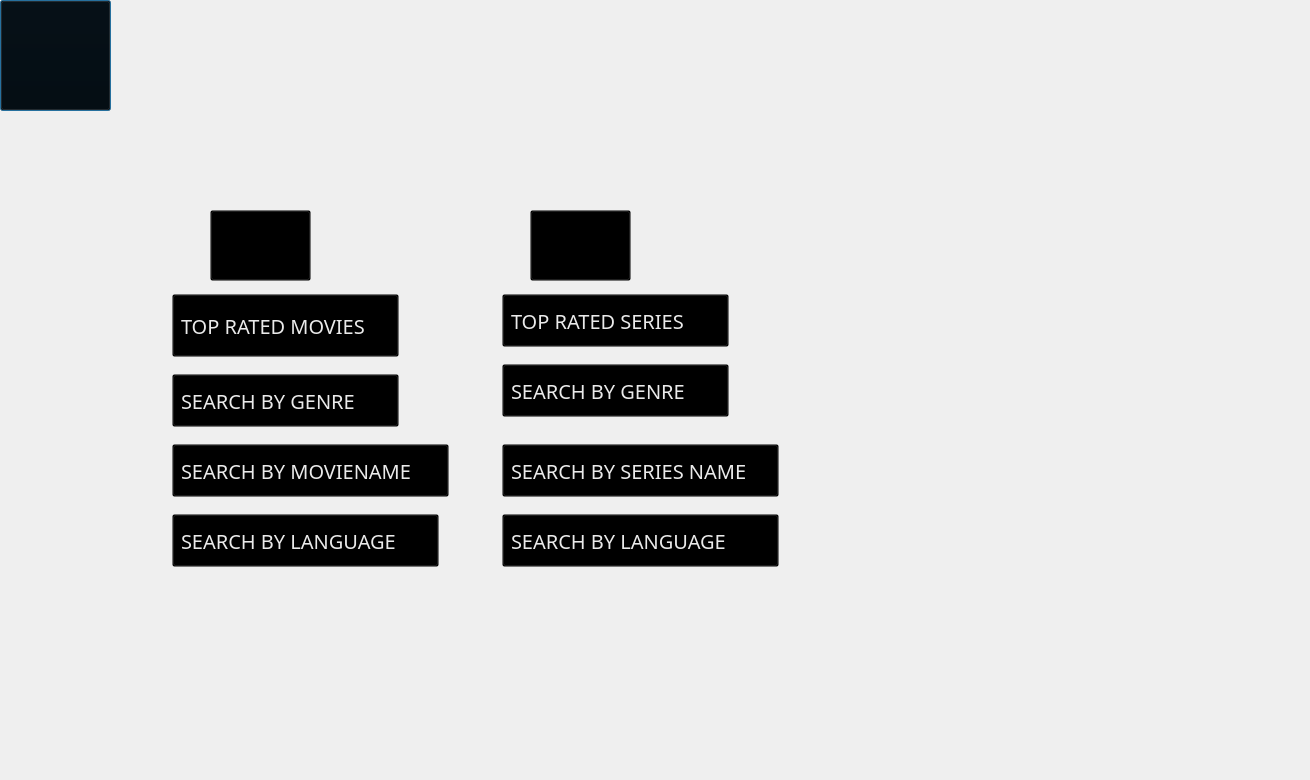
<?xml version="1.0" encoding="UTF-8"?>
<ui version="4.0">
 <class>moviemenu</class>
 <widget class="QDialog" name="moviemenu">
  <property name="geometry">
   <rect>
    <x>0</x>
    <y>0</y>
    <width>1310</width>
    <height>780</height>
   </rect>
  </property>
  <property name="windowTitle">
   <string>Dialog</string>
  </property>
  <widget class="QLabel" name="label">
   <property name="geometry">
    <rect>
     <x>0</x>
     <y>0</y>
     <width>1300</width>
     <height>771</height>
    </rect>
   </property>
   <property name="text">
    <string/>
   </property>
   <property name="pixmap">
    <pixmap>image (7).png</pixmap>
   </property>
  </widget>
  <widget class="QPushButton" name="pushButton">
   <property name="geometry">
    <rect>
     <x>0</x>
     <y>0</y>
     <width>111</width>
     <height>111</height>
    </rect>
   </property>
   <property name="styleSheet">
    <string notr="true">QPushButton#pushButton{
  background-color: transparent; 
 }
</string>
   </property>
   <property name="text">
    <string/>
   </property>
   <property name="icon">
    <iconset resource="icons.qrc">
     <normaloff>:/new/prefix1/circle-cropped (15).png</normaloff>:/new/prefix1/circle-cropped (15).png</iconset>
   </property>
   <property name="iconSize">
    <size>
     <width>111</width>
     <height>88</height>
    </size>
   </property>
  </widget>
  <widget class="QPushButton" name="pushButton_7">
   <property name="geometry">
    <rect>
     <x>210</x>
     <y>210</y>
     <width>101</width>
     <height>71</height>
    </rect>
   </property>
   <property name="styleSheet">
    <string notr="true">QPushButton#pushButton_7{
  background-color: transparent; 
 }
</string>
   </property>
   <property name="text">
    <string/>
   </property>
   <property name="icon">
    <iconset resource="icons.qrc">
     <normaloff>:/new/prefix1/movies_folder_icon_.png</normaloff>:/new/prefix1/movies_folder_icon_.png</iconset>
   </property>
   <property name="iconSize">
    <size>
     <width>111</width>
     <height>81</height>
    </size>
   </property>
  </widget>
  <widget class="QPushButton" name="pushButton_8">
   <property name="geometry">
    <rect>
     <x>530</x>
     <y>210</y>
     <width>101</width>
     <height>71</height>
    </rect>
   </property>
   <property name="styleSheet">
    <string notr="true">QPushButton#pushButton_8{
  background-color: transparent; 
 }
</string>
   </property>
   <property name="text">
    <string/>
   </property>
   <property name="icon">
    <iconset resource="icons.qrc">
     <normaloff>:/new/prefix1/series.png</normaloff>:/new/prefix1/series.png</iconset>
   </property>
   <property name="iconSize">
    <size>
     <width>111</width>
     <height>81</height>
    </size>
   </property>
  </widget>
  <widget class="QPushButton" name="pushButton_2">
   <property name="geometry">
    <rect>
     <x>170</x>
     <y>290</y>
     <width>231</width>
     <height>71</height>
    </rect>
   </property>
   <property name="font">
    <font>
     <family>Sylfaen</family>
     <pointsize>-1</pointsize>
    </font>
   </property>
   <property name="styleSheet">
    <string notr="true">QPushButton#pushButton_2{
  padding: 4px 8px;
  text-align: left;
  font-size: 20px;
  margin: 4px 2px;
  background-color: transparent; 
	color: rgb(234, 234, 234);
 }
QPushButton#pushButton_2:hover{
background-color:transparent;
color: rgb(243, 243, 0)
}

</string>
   </property>
   <property name="text">
    <string>TOP RATED MOVIES</string>
   </property>
   <property name="icon">
    <iconset resource="icons.qrc">
     <normaloff>:/new/prefix1/circle-cropped (16).png</normaloff>:/new/prefix1/circle-cropped (16).png</iconset>
   </property>
  </widget>
  <widget class="QPushButton" name="pushButton_3">
   <property name="geometry">
    <rect>
     <x>170</x>
     <y>370</y>
     <width>231</width>
     <height>61</height>
    </rect>
   </property>
   <property name="font">
    <font>
     <family>Sylfaen</family>
     <pointsize>-1</pointsize>
    </font>
   </property>
   <property name="styleSheet">
    <string notr="true">QPushButton#pushButton_3{
  padding: 4px 8px;
  text-align: left;
  font-size: 20px;
  margin: 4px 2px;
  background-color: transparent; 
	color: rgb(234, 234, 234);
 }
QPushButton#pushButton_3:hover{
background-color:transparent;
color: rgb(243, 243, 0)
}

</string>
   </property>
   <property name="text">
    <string>SEARCH BY GENRE</string>
   </property>
   <property name="icon">
    <iconset resource="icons.qrc">
     <normaloff>:/new/prefix1/circle-cropped (16).png</normaloff>:/new/prefix1/circle-cropped (16).png</iconset>
   </property>
  </widget>
  <widget class="QPushButton" name="pushButton_4">
   <property name="geometry">
    <rect>
     <x>170</x>
     <y>440</y>
     <width>281</width>
     <height>61</height>
    </rect>
   </property>
   <property name="font">
    <font>
     <family>Sylfaen</family>
     <pointsize>-1</pointsize>
    </font>
   </property>
   <property name="styleSheet">
    <string notr="true">QPushButton#pushButton_4{
  padding: 4px 8px;
  text-align: left;
  font-size: 20px;
  margin: 4px 2px;
  background-color: transparent; 
	color: rgb(234, 234, 234);
 }
QPushButton#pushButton_4:hover{
background-color:transparent;
color: rgb(243, 243, 0)
}

</string>
   </property>
   <property name="text">
    <string>SEARCH BY MOVIENAME</string>
   </property>
   <property name="icon">
    <iconset resource="icons.qrc">
     <normaloff>:/new/prefix1/circle-cropped (16).png</normaloff>:/new/prefix1/circle-cropped (16).png</iconset>
   </property>
  </widget>
  <widget class="QPushButton" name="pushButton_5">
   <property name="geometry">
    <rect>
     <x>170</x>
     <y>510</y>
     <width>271</width>
     <height>61</height>
    </rect>
   </property>
   <property name="font">
    <font>
     <family>Sylfaen</family>
     <pointsize>-1</pointsize>
    </font>
   </property>
   <property name="styleSheet">
    <string notr="true">QPushButton#pushButton_5{
  padding: 4px 8px;
  text-align: left;
  font-size: 20px;
  margin: 4px 2px;
  background-color: transparent; 
	color: rgb(234, 234, 234);
 }
QPushButton#pushButton_5:hover{
background-color:transparent;
color: rgb(243, 243, 0)
}

</string>
   </property>
   <property name="text">
    <string>SEARCH BY LANGUAGE</string>
   </property>
   <property name="icon">
    <iconset resource="icons.qrc">
     <normaloff>:/new/prefix1/circle-cropped (16).png</normaloff>:/new/prefix1/circle-cropped (16).png</iconset>
   </property>
  </widget>
  <widget class="QPushButton" name="pushButton_9">
   <property name="geometry">
    <rect>
     <x>500</x>
     <y>360</y>
     <width>231</width>
     <height>61</height>
    </rect>
   </property>
   <property name="font">
    <font>
     <family>Sylfaen</family>
     <pointsize>-1</pointsize>
    </font>
   </property>
   <property name="styleSheet">
    <string notr="true">QPushButton#pushButton_9{
  padding: 4px 8px;
  text-align: left;
  font-size: 20px;
  margin: 4px 2px;
  background-color: transparent; 
	color: rgb(234, 234, 234);
 }
QPushButton#pushButton_9:hover{
background-color:transparent;
color: rgb(243, 243, 0)
}

</string>
   </property>
   <property name="text">
    <string>SEARCH BY GENRE</string>
   </property>
   <property name="icon">
    <iconset resource="icons.qrc">
     <normaloff>:/new/prefix1/circle-cropped (16).png</normaloff>:/new/prefix1/circle-cropped (16).png</iconset>
   </property>
  </widget>
  <widget class="QPushButton" name="pushButton_10">
   <property name="geometry">
    <rect>
     <x>500</x>
     <y>290</y>
     <width>231</width>
     <height>61</height>
    </rect>
   </property>
   <property name="font">
    <font>
     <family>Sylfaen</family>
     <pointsize>-1</pointsize>
    </font>
   </property>
   <property name="styleSheet">
    <string notr="true">QPushButton#pushButton_10{
  padding: 4px 8px;
  text-align: left;
  font-size: 20px;
  margin: 4px 2px;
  background-color: transparent; 
	color: rgb(234, 234, 234);
 }
QPushButton#pushButton_10:hover{
background-color:transparent;
color: rgb(243, 243, 0)
}

</string>
   </property>
   <property name="text">
    <string>TOP RATED SERIES</string>
   </property>
   <property name="icon">
    <iconset resource="icons.qrc">
     <normaloff>:/new/prefix1/circle-cropped (16).png</normaloff>:/new/prefix1/circle-cropped (16).png</iconset>
   </property>
  </widget>
  <widget class="QPushButton" name="pushButton_11">
   <property name="geometry">
    <rect>
     <x>500</x>
     <y>440</y>
     <width>281</width>
     <height>61</height>
    </rect>
   </property>
   <property name="font">
    <font>
     <family>Sylfaen</family>
     <pointsize>-1</pointsize>
    </font>
   </property>
   <property name="styleSheet">
    <string notr="true">QPushButton#pushButton_11{
  padding: 4px 8px;
  text-align: left;
  font-size: 20px;
  margin: 4px 2px;
  background-color: transparent; 
	color: rgb(234, 234, 234);
 }
QPushButton#pushButton_11:hover{
background-color:transparent;
color: rgb(243, 243, 0)
}

</string>
   </property>
   <property name="text">
    <string>SEARCH BY SERIES NAME</string>
   </property>
   <property name="icon">
    <iconset resource="icons.qrc">
     <normaloff>:/new/prefix1/circle-cropped (16).png</normaloff>:/new/prefix1/circle-cropped (16).png</iconset>
   </property>
  </widget>
  <widget class="QPushButton" name="pushButton_12">
   <property name="geometry">
    <rect>
     <x>500</x>
     <y>510</y>
     <width>281</width>
     <height>61</height>
    </rect>
   </property>
   <property name="font">
    <font>
     <family>Sylfaen</family>
     <pointsize>-1</pointsize>
    </font>
   </property>
   <property name="styleSheet">
    <string notr="true">QPushButton#pushButton_12{
  padding: 4px 8px;
  text-align: left;
  font-size: 20px;
  margin: 4px 2px;
  background-color: transparent; 
	color: rgb(234, 234, 234);
 }
QPushButton#pushButton_12:hover{
background-color:transparent;
color: rgb(243, 243, 0)
}

</string>
   </property>
   <property name="text">
    <string>SEARCH BY LANGUAGE</string>
   </property>
   <property name="icon">
    <iconset resource="icons.qrc">
     <normaloff>:/new/prefix1/circle-cropped (16).png</normaloff>:/new/prefix1/circle-cropped (16).png</iconset>
   </property>
  </widget>
  <widget class="QLabel" name="label_2">
   <property name="geometry">
    <rect>
     <x>20</x>
     <y>100</y>
     <width>201</width>
     <height>51</height>
    </rect>
   </property>
   <property name="font">
    <font>
     <family>Copperplate Gothic Bold</family>
     <pointsize>-1</pointsize>
    </font>
   </property>
   <property name="styleSheet">
    <string notr="true">QLabel#label_2{
background-color:transparent;
font-size:30px;
	color: rgb(0, 255, 0);
text-align:center;
}
</string>
   </property>
   <property name="text">
    <string/>
   </property>
  </widget>
 </widget>
 <resources>
  <include location="icons.qrc"/>
 </resources>
 <connections/>
</ui>
